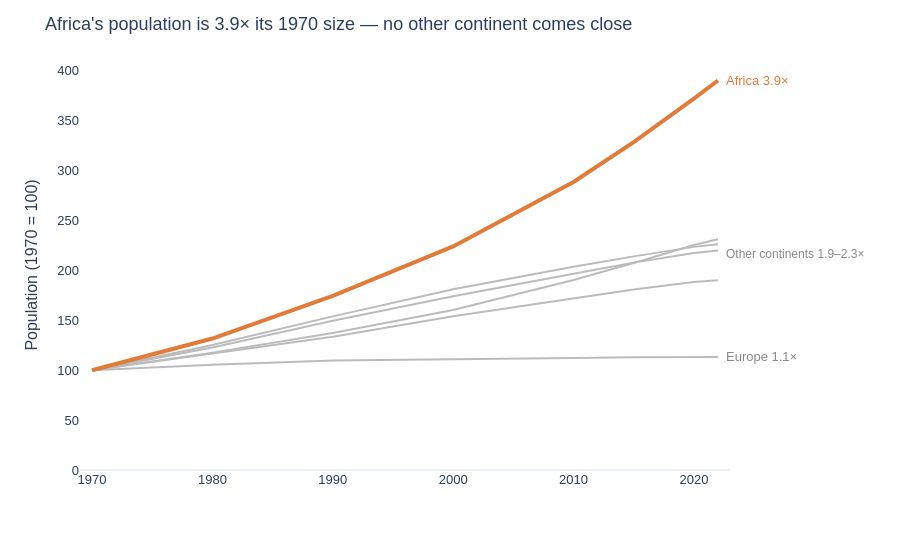

The code cell stored with this chart in its notebook:
### Markdown cell above
**Chart choice & justification:** *Which chart did you choose, and why? Justify design choices.

*YOUR ANSWER HERE*

I used a line chart because it shows change over time. I set every continent to 100 in 1970 so growth is easy to compare, and only Africa is coloured so it stands out.

### Code cell
# Q1
# YOUR CODE HERE
ACCENT, GREY = '#E07B39', '#BBBBBB'   # orange accent + grey context, reused in all questions

# Step 1: Total population per continent and year
cont = df_long.groupby(['Continent', 'Year'], as_index=False)['Population'].sum().sort_values(['Continent', 'Year'])

# Step 2: Index each continent to its own 1970 value (1970 = 100)
base = cont[cont['Year'] == 1970].set_index('Continent')['Population']
cont['Index'] = cont['Population'] / cont['Continent'].map(base) * 100
end = cont[cont['Year'] == 2022].sort_values('Index', ascending=False)
fastest = end.iloc[0]

# Step 3: Grey context lines, one accent line for the fastest grower
fig = px.line(cont, x='Year', y='Index', color='Continent',
              color_discrete_map={c: (ACCENT if c == fastest['Continent'] else GREY) for c in cont['Continent'].unique()},
              category_orders={'Continent': [c for c in end['Continent'] if c != fastest['Continent']] + [fastest['Continent']]},
              template='plotly_white', height=550)
fig.update_traces(line_width=2)
fig.update_traces(line_width=4, selector=dict(name=fastest['Continent']))

# Step 4: Direct labels — the accent line, Europe (the slowest) and one label for the middle group
labels = {fastest['Continent']: ACCENT, 'Europe': '#888888'}
for name, col in labels.items():
    r = end[end['Continent'] == name].iloc[0]
    fig.add_annotation(x=2022, y=r['Index'], text=f"{name} {r['Index']/100:.1f}×", showarrow=False,
                       xanchor='left', xshift=6, font=dict(color=col, size=13))
mid = end[~end['Continent'].isin(labels)]
fig.add_annotation(x=2022, y=mid['Index'].mean(), showarrow=False, xanchor='left', xshift=6,
                   text=f"Other continents {mid['Index'].min()/100:.1f}–{mid['Index'].max()/100:.1f}×",
                   font=dict(color='#888888', size=12))

# Step 5: Layout
fig.update_layout(
    title=f"{fastest['Continent']}'s population is {fastest['Index']/100:.1f}× its 1970 size — no other continent comes close",
    showlegend=False, font=dict(family='Arial', size=13), margin=dict(r=170))
fig.update_xaxes(title='', showgrid=False, range=[1969, 2023])
fig.update_yaxes(title='Population (1970 = 100)', showgrid=False, rangemode='tozero')
fig.show()

### Figure 1 — Plotly figure (JSON) as saved in the notebook; plotly's stock layout.template omitted (floating-point values rounded to 4 significant figures)
{"data": [{"hovertemplate": "Continent=Oceania<br>Year=%{x}<br>Index=%{y}<extra></extra>", "legendgroup": "Oceania", "line": {"color": "#BBBBBB", "dash": "solid", "width": 2}, "marker": {"symbol": "circle"}, "mode": "lines", "name": "Oceania", "orientation": "v", "showlegend": true, "type": "scatter", "x": [1970, 1980, 1990, 2000, 2010, 2015, 2020, 2022], "xaxis": "x", "y": [100.0, 117.7, 137.3, 160.3, 190.5, 207.4, 225.5, 231.2], "yaxis": "y"}, {"hovertemplate": "Continent=South America<br>Year=%{x}<br>Index=%{y}<extra></extra>", "legendgroup": "South America", "line": {"color": "#BBBBBB", "dash": "solid", "width": 2}, "marker": {"symbol": "circle"}, "mode": "lines", "name": "South America", "orientation": "v", "showlegend": true, "type": "scatter", "x": [1970, 1980, 1990, 2000, 2010, 2015, 2020, 2022], "xaxis": "x", "y": [100.0, 125.3, 154.0, 181.2, 203.7, 214.1, 223.7, 226.4], "yaxis": "y"}, {"hovertemplate": "Continent=Asia<br>Year=%{x}<br>Index=%{y}<extra></extra>", "legendgroup": "Asia", "line": {"color": "#BBBBBB", "dash": "solid", "width": 2}, "marker": {"symbol": "circle"}, "mode": "lines", "name": "Asia", "orientation": "v", "showlegend": true, "type": "scatter", "x": [1970, 1980, 1990, 2000, 2010, 2015, 2020, 2022], "xaxis": "x", "y": [100.0, 122.9, 149.7, 174.1, 196.7, 207.9, 217.4, 220.1], "yaxis": "y"}, {"hovertemplate": "Continent=North America<br>Year=%{x}<br>Index=%{y}<extra></extra>", "legendgroup": "North America", "line": {"color": "#BBBBBB", "dash": "solid", "width": 2}, "marker": {"symbol": "circle"}, "mode": "lines", "name": "North America", "orientation": "v", "showlegend": true, "type": "scatter", "x": [1970, 1980, 1990, 2000, 2010, 2015, 2020, 2022], "xaxis": "x", "y": [100.0, 116.8, 133.6, 154.1, 172.1, 180.8, 188.4, 190.3], "yaxis": "y"}, {"hovertemplate": "Continent=Europe<br>Year=%{x}<br>Index=%{y}<extra></extra>", "legendgroup": "Europe", "line": {"color": "#BBBBBB", "dash": "solid", "width": 2}, "marker": {"symbol": "circle"}, "mode": "lines", "name": "Europe", "orientation": "v", "showlegend": true, "type": "scatter", "x": [1970, 1980, 1990, 2000, 2010, 2015, 2020, 2022], "xaxis": "x", "y": [100.0, 105.6, 109.8, 110.7, 112.1, 113.1, 113.7, 113.3], "yaxis": "y"}, {"hovertemplate": "Continent=Africa<br>Year=%{x}<br>Index=%{y}<extra></extra>", "legendgroup": "Africa", "line": {"color": "#E07B39", "dash": "solid", "width": 4}, "marker": {"symbol": "circle"}, "mode": "lines", "name": "Africa", "orientation": "v", "showlegend": true, "type": "scatter", "x": [1970, 1980, 1990, 2000, 2010, 2015, 2020, 2022], "xaxis": "x", "y": [100.0, 131.8, 174.6, 224.1, 288.8, 328.7, 372.3, 390.4], "yaxis": "y"}], "layout": {"annotations": [{"font": {"color": "#E07B39", "size": 13}, "showarrow": false, "text": "Africa 3.9×", "x": 2022, "xanchor": "left", "xshift": 6, "y": 390.4}, {"font": {"color": "#888888", "size": 13}, "showarrow": false, "text": "Europe 1.1×", "x": 2022, "xanchor": "left", "xshift": 6, "y": 113.3}, {"font": {"color": "#888888", "size": 12}, "showarrow": false, "text": "Other continents 1.9–2.3×", "x": 2022, "xanchor": "left", "xshift": 6, "y": 217.0}], "font": {"family": "Arial", "size": 13}, "height": 550, "legend": {"title": {"text": "Continent"}, "tracegroupgap": 0}, "margin": {"r": 170, "t": 60}, "showlegend": false, "title": {"text": "Africa's population is 3.9× its 1970 size — no other continent comes close"}, "xaxis": {"anchor": "y", "domain": [0, 1], "range": [1969, 2023], "showgrid": false, "title": {"text": ""}}, "yaxis": {"anchor": "x", "domain": [0, 1], "rangemode": "tozero", "showgrid": false, "title": {"text": "Population (1970 = 100)"}}}}
